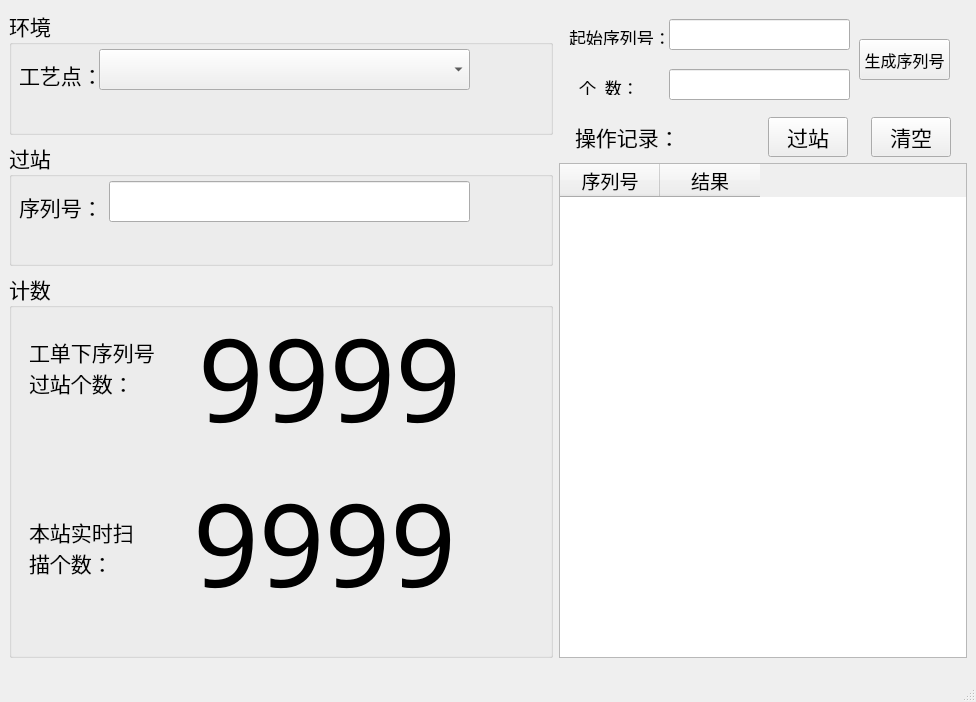
<?xml version="1.0" encoding="UTF-8"?>
<ui version="4.0">
 <class>MainWindow</class>
 <widget class="QMainWindow" name="MainWindow">
  <property name="geometry">
   <rect>
    <x>0</x>
    <y>0</y>
    <width>976</width>
    <height>702</height>
   </rect>
  </property>
  <property name="font">
   <font>
    <family>华文中宋</family>
    <pointsize>16</pointsize>
   </font>
  </property>
  <property name="windowTitle">
   <string>Scada-MES装配过站</string>
  </property>
  <widget class="QWidget" name="centralwidget">
   <property name="sizePolicy">
    <sizepolicy hsizetype="Expanding" vsizetype="Expanding">
     <horstretch>0</horstretch>
     <verstretch>0</verstretch>
    </sizepolicy>
   </property>
   <layout class="QGridLayout" name="gridLayout_2">
    <item row="0" column="0">
     <layout class="QGridLayout" name="gridLayout" columnstretch="4,3">
      <item row="0" column="0">
       <layout class="QVBoxLayout" name="verticalLayout" stretch="2,3">
        <item>
         <layout class="QHBoxLayout" name="horizontalLayout_2">
          <item>
           <layout class="QVBoxLayout" name="verticalLayout_4">
            <item>
             <layout class="QHBoxLayout" name="horizontalLayout_4">
              <item>
               <widget class="QGroupBox" name="groupBox">
                <property name="title">
                 <string>环境</string>
                </property>
                <widget class="QLabel" name="label">
                 <property name="geometry">
                  <rect>
                   <x>10</x>
                   <y>50</y>
                   <width>81</width>
                   <height>31</height>
                  </rect>
                 </property>
                 <property name="text">
                  <string>工艺点：</string>
                 </property>
                </widget>
                <widget class="QComboBox" name="craftworkBox">
                 <property name="geometry">
                  <rect>
                   <x>90</x>
                   <y>40</y>
                   <width>371</width>
                   <height>41</height>
                  </rect>
                 </property>
                </widget>
               </widget>
              </item>
             </layout>
            </item>
            <item>
             <layout class="QHBoxLayout" name="horizontalLayout_7">
              <item>
               <widget class="QGroupBox" name="groupBox_2">
                <property name="title">
                 <string>过站</string>
                </property>
                <widget class="QLabel" name="label_2">
                 <property name="geometry">
                  <rect>
                   <x>10</x>
                   <y>50</y>
                   <width>81</width>
                   <height>31</height>
                  </rect>
                 </property>
                 <property name="text">
                  <string>序列号：</string>
                 </property>
                </widget>
                <widget class="QLineEdit" name="singleSn">
                 <property name="geometry">
                  <rect>
                   <x>100</x>
                   <y>40</y>
                   <width>361</width>
                   <height>41</height>
                  </rect>
                 </property>
                 <property name="text">
                  <string/>
                 </property>
                </widget>
               </widget>
              </item>
             </layout>
            </item>
           </layout>
          </item>
         </layout>
        </item>
        <item>
         <layout class="QHBoxLayout" name="horizontalLayout_3">
          <item>
           <widget class="QGroupBox" name="groupBox_3">
            <property name="title">
             <string>计数</string>
            </property>
            <widget class="QLabel" name="label_3">
             <property name="geometry">
              <rect>
               <x>20</x>
               <y>60</y>
               <width>131</width>
               <height>71</height>
              </rect>
             </property>
             <property name="text">
              <string>工单下序列号过站个数：</string>
             </property>
             <property name="wordWrap">
              <bool>true</bool>
             </property>
            </widget>
            <widget class="QLabel" name="label_4">
             <property name="geometry">
              <rect>
               <x>20</x>
               <y>240</y>
               <width>121</width>
               <height>71</height>
              </rect>
             </property>
             <property name="text">
              <string>本站实时扫描个数：</string>
             </property>
             <property name="wordWrap">
              <bool>true</bool>
             </property>
            </widget>
            <widget class="QLabel" name="num_job">
             <property name="geometry">
              <rect>
               <x>170</x>
               <y>30</y>
               <width>301</width>
               <height>151</height>
              </rect>
             </property>
             <property name="font">
              <font>
               <pointsize>86</pointsize>
              </font>
             </property>
             <property name="text">
              <string>9999</string>
             </property>
             <property name="alignment">
              <set>Qt::AlignCenter</set>
             </property>
            </widget>
            <widget class="QLabel" name="num_loc">
             <property name="geometry">
              <rect>
               <x>160</x>
               <y>200</y>
               <width>311</width>
               <height>141</height>
              </rect>
             </property>
             <property name="font">
              <font>
               <pointsize>86</pointsize>
              </font>
             </property>
             <property name="text">
              <string>9999</string>
             </property>
             <property name="alignment">
              <set>Qt::AlignCenter</set>
             </property>
            </widget>
           </widget>
          </item>
         </layout>
        </item>
       </layout>
      </item>
      <item row="0" column="1">
       <layout class="QVBoxLayout" name="verticalLayout_3" stretch="3,10">
        <item>
         <layout class="QVBoxLayout" name="verticalLayout_6" stretch="3,1">
          <item>
           <layout class="QGridLayout" name="gridLayout_3">
            <item row="0" column="0">
             <widget class="QWidget" name="widget" native="true">
              <widget class="QLabel" name="label_6">
               <property name="geometry">
                <rect>
                 <x>10</x>
                 <y>20</y>
                 <width>111</width>
                 <height>16</height>
                </rect>
               </property>
               <property name="font">
                <font>
                 <pointsize>13</pointsize>
                </font>
               </property>
               <property name="text">
                <string>起始序列号：</string>
               </property>
              </widget>
              <widget class="QLabel" name="label_7">
               <property name="geometry">
                <rect>
                 <x>20</x>
                 <y>70</y>
                 <width>61</width>
                 <height>16</height>
                </rect>
               </property>
               <property name="font">
                <font>
                 <pointsize>13</pointsize>
                </font>
               </property>
               <property name="text">
                <string>个  数：</string>
               </property>
              </widget>
              <widget class="QPushButton" name="multiCreateSn">
               <property name="geometry">
                <rect>
                 <x>300</x>
                 <y>30</y>
                 <width>91</width>
                 <height>41</height>
                </rect>
               </property>
               <property name="font">
                <font>
                 <pointsize>12</pointsize>
                </font>
               </property>
               <property name="text">
                <string>生成序列号</string>
               </property>
              </widget>
              <widget class="QLineEdit" name="multiSn">
               <property name="geometry">
                <rect>
                 <x>110</x>
                 <y>10</y>
                 <width>181</width>
                 <height>31</height>
                </rect>
               </property>
              </widget>
              <widget class="QLineEdit" name="multiNum">
               <property name="geometry">
                <rect>
                 <x>110</x>
                 <y>60</y>
                 <width>181</width>
                 <height>31</height>
                </rect>
               </property>
              </widget>
             </widget>
            </item>
           </layout>
          </item>
          <item>
           <layout class="QGridLayout" name="gridLayout_4" columnstretch="0,0,0,0,0,0,0,0,0,0,0">
            <item row="0" column="9">
             <widget class="QPushButton" name="btnClear">
              <property name="text">
               <string>清空</string>
              </property>
             </widget>
            </item>
            <item row="0" column="1">
             <widget class="QLabel" name="label_5">
              <property name="text">
               <string>操作记录：</string>
              </property>
             </widget>
            </item>
            <item row="0" column="10">
             <spacer name="horizontalSpacer_3">
              <property name="orientation">
               <enum>Qt::Horizontal</enum>
              </property>
              <property name="sizeHint" stdset="0">
               <size>
                <width>40</width>
                <height>20</height>
               </size>
              </property>
             </spacer>
            </item>
            <item row="0" column="2">
             <spacer name="horizontalSpacer_5">
              <property name="orientation">
               <enum>Qt::Horizontal</enum>
              </property>
              <property name="sizeHint" stdset="0">
               <size>
                <width>40</width>
                <height>20</height>
               </size>
              </property>
             </spacer>
            </item>
            <item row="0" column="0">
             <spacer name="horizontalSpacer">
              <property name="orientation">
               <enum>Qt::Horizontal</enum>
              </property>
              <property name="sizeHint" stdset="0">
               <size>
                <width>40</width>
                <height>20</height>
               </size>
              </property>
             </spacer>
            </item>
            <item row="0" column="7">
             <widget class="QPushButton" name="btnScan">
              <property name="text">
               <string>过站</string>
              </property>
             </widget>
            </item>
            <item row="0" column="6">
             <spacer name="horizontalSpacer_2">
              <property name="orientation">
               <enum>Qt::Horizontal</enum>
              </property>
              <property name="sizeHint" stdset="0">
               <size>
                <width>40</width>
                <height>20</height>
               </size>
              </property>
             </spacer>
            </item>
            <item row="0" column="8">
             <spacer name="horizontalSpacer_4">
              <property name="orientation">
               <enum>Qt::Horizontal</enum>
              </property>
              <property name="sizeHint" stdset="0">
               <size>
                <width>40</width>
                <height>20</height>
               </size>
              </property>
             </spacer>
            </item>
            <item row="0" column="4">
             <spacer name="horizontalSpacer_6">
              <property name="orientation">
               <enum>Qt::Horizontal</enum>
              </property>
              <property name="sizeHint" stdset="0">
               <size>
                <width>40</width>
                <height>20</height>
               </size>
              </property>
             </spacer>
            </item>
            <item row="0" column="5">
             <spacer name="horizontalSpacer_7">
              <property name="orientation">
               <enum>Qt::Horizontal</enum>
              </property>
              <property name="sizeHint" stdset="0">
               <size>
                <width>40</width>
                <height>20</height>
               </size>
              </property>
             </spacer>
            </item>
            <item row="0" column="3">
             <spacer name="horizontalSpacer_8">
              <property name="orientation">
               <enum>Qt::Horizontal</enum>
              </property>
              <property name="sizeHint" stdset="0">
               <size>
                <width>40</width>
                <height>20</height>
               </size>
              </property>
             </spacer>
            </item>
           </layout>
          </item>
         </layout>
        </item>
        <item>
         <layout class="QVBoxLayout" name="verticalLayout_7">
          <item>
           <widget class="QTableWidget" name="snTable">
            <property name="font">
             <font>
              <family>华文中宋</family>
              <pointsize>14</pointsize>
             </font>
            </property>
            <column>
             <property name="text">
              <string>序列号</string>
             </property>
            </column>
            <column>
             <property name="text">
              <string>结果</string>
             </property>
            </column>
           </widget>
          </item>
         </layout>
        </item>
       </layout>
      </item>
     </layout>
    </item>
   </layout>
  </widget>
  <widget class="QMenuBar" name="menubar">
   <property name="geometry">
    <rect>
     <x>0</x>
     <y>0</y>
     <width>976</width>
     <height>23</height>
    </rect>
   </property>
  </widget>
  <widget class="QStatusBar" name="statusbar"/>
 </widget>
 <resources/>
 <connections/>
</ui>
